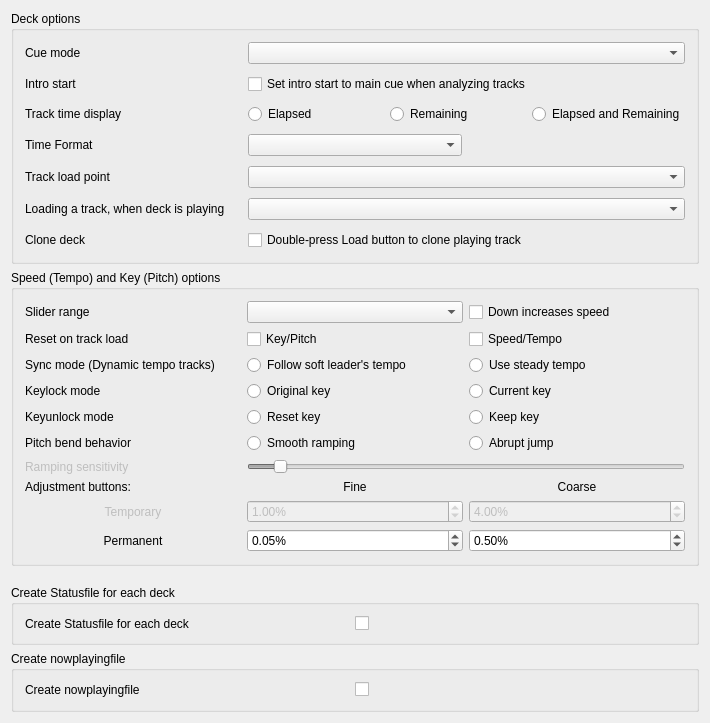
<?xml version="1.0" encoding="UTF-8"?>
<ui version="4.0">
 <class>DlgPrefDeckDlg</class>
 <widget class="QWidget" name="DlgPrefDeckDlg">
  <property name="geometry">
   <rect>
    <x>0</x>
    <y>0</y>
    <width>710</width>
    <height>723</height>
   </rect>
  </property>
  <property name="windowTitle">
   <string>Deck Preferences</string>
  </property>
  <layout class="QGridLayout" name="gridLayout_3">
   <item row="0" column="0">
    <widget class="QGroupBox" name="groupBoxDeckOptions">
     <property name="title">
      <string>Deck options</string>
     </property>
     <layout class="QGridLayout" name="GridLayout1">
      <property name="spacing">
       <number>10</number>
      </property>
      <item row="5" column="0">
       <widget class="QLabel" name="labelLoadWhenDeckPlaying">
        <property name="text">
         <string>Loading a track, when deck is playing</string>
        </property>
        <property name="buddy">
         <cstring>comboBoxLoadWhenDeckPlaying</cstring>
        </property>
       </widget>
      </item>
      <item row="0" column="0">
       <widget class="QLabel" name="labelCueMode">
        <property name="text">
         <string>Cue mode</string>
        </property>
        <property name="openExternalLinks">
         <bool>true</bool>
        </property>
        <property name="buddy">
         <cstring>ComboBoxCueMode</cstring>
        </property>
       </widget>
      </item>
      <item row="4" column="1" colspan="2">
       <widget class="QComboBox" name="comboBoxLoadPoint"/>
      </item>
      <item row="1" column="1" colspan="2">
       <widget class="QCheckBox" name="checkBoxIntroStartMove">
        <property name="toolTip">
         <string>When the analyzer places the intro start point automatically,
it will place it at the main cue point if the main cue point has been set previously.
This may be helpful for upgrading to Mixxx 2.3 from earlier versions.

If this option is disabled, the intro start point is automatically placed at the first sound.</string>
        </property>
        <property name="text">
         <string>Set intro start to main cue when analyzing tracks</string>
        </property>
       </widget>
      </item>
      <item row="1" column="0">
       <widget class="QLabel" name="labelIntroStartMove">
        <property name="text">
         <string>Intro start</string>
        </property>
        <property name="buddy">
         <cstring>ComboBoxCueMode</cstring>
        </property>
       </widget>
      </item>
      <item row="0" column="1" colspan="2">
       <widget class="QComboBox" name="ComboBoxCueMode">
        <property name="toolTip">
         <string>Mixxx mode:
- Cue button while pause at cue point = preview
- Cue button while pause not at cue point = set cue point
- Cue button while playing = pause at cue point
Mixxx mode (no blinking):
- Same as Mixxx mode but with no blinking indicators
Pioneer mode:
- Same as Mixxx mode with a flashing play button
Denon mode:
- Cue button at cue point = preview
- Cue button not at cue point = pause at cue point
- Play = set cue point
Numark mode:
- Same as Denon mode, but without a flashing play button
CUP mode:
- Cue button while pause at cue point = play after release
- Cue button while pause not at cue point = set cue point and play after release
- Cue button while playing = go to cue point and play after release
</string>
        </property>
       </widget>
      </item>
      <item row="6" column="0">
       <widget class="QLabel" name="labelCloneDeckOnLoadDoubleTap">
        <property name="text">
         <string>Clone deck</string>
        </property>
        <property name="buddy">
         <cstring>checkBoxCloneDeckOnLoadDoubleTap</cstring>
        </property>
       </widget>
      </item>
      <item row="3" column="0">
       <widget class="QLabel" name="labelTimeDisplay">
        <property name="text">
         <string>Time Format</string>
        </property>
       </widget>
      </item>
      <item row="3" column="1">
       <widget class="QComboBox" name="comboBoxTimeFormat"/>
      </item>
      <item row="4" column="0">
       <widget class="QLabel" name="labelLoadPoint">
        <property name="text">
         <string>Track load point</string>
        </property>
       </widget>
      </item>
      <item row="2" column="0">
       <widget class="QLabel" name="labelPositionDisplay">
        <property name="enabled">
         <bool>true</bool>
        </property>
        <property name="font">
         <font/>
        </property>
        <property name="text">
         <string>Track time display</string>
        </property>
        <property name="wordWrap">
         <bool>false</bool>
        </property>
        <property name="buddy">
         <cstring>radioButtonElapsed</cstring>
        </property>
       </widget>
      </item>
      <item row="5" column="1" colspan="2">
       <widget class="QComboBox" name="comboBoxLoadWhenDeckPlaying"/>
      </item>
      <item row="2" column="1" colspan="2">
       <layout class="QHBoxLayout" name="horizontalLayout">
        <item>
         <widget class="QRadioButton" name="radioButtonElapsed">
          <property name="text">
           <string>Elapsed</string>
          </property>
          <attribute name="buttonGroup">
           <string notr="true">buttonGroupTrackTime</string>
          </attribute>
         </widget>
        </item>
        <item>
         <widget class="QRadioButton" name="radioButtonRemaining">
          <property name="text">
           <string>Remaining</string>
          </property>
          <attribute name="buttonGroup">
           <string notr="true">buttonGroupTrackTime</string>
          </attribute>
         </widget>
        </item>
        <item>
         <widget class="QRadioButton" name="radioButtonElapsedAndRemaining">
          <property name="text">
           <string>Elapsed and Remaining</string>
          </property>
          <attribute name="buttonGroup">
           <string notr="true">buttonGroupTrackTime</string>
          </attribute>
         </widget>
        </item>
       </layout>
      </item>
      <item row="6" column="1" colspan="2">
       <widget class="QCheckBox" name="checkBoxCloneDeckOnLoadDoubleTap">
        <property name="toolTip">
         <string>Create a playing clone of the first playing deck by double-tapping a Load button on a controller or keyboard.
You can always drag-and-drop tracks on screen to clone a deck.</string>
        </property>
        <property name="text">
         <string>Double-press Load button to clone playing track</string>
        </property>
       </widget>
      </item>
     </layout>
    </widget>
   </item>
   <item row="1" column="0">
    <widget class="QGroupBox" name="groupBoxSpeedPitchOptions">
     <property name="title">
      <string>Speed (Tempo) and Key (Pitch) options</string>
     </property>
     <layout class="QGridLayout" name="gridLayout_7">
      <item row="0" column="0">
       <layout class="QGridLayout" name="GridLayoutSpeedOptions">
        <item row="11" column="2">
         <widget class="QDoubleSpinBox" name="spinBoxPermanentRateCoarse">
          <property name="toolTip">
           <string>Permanent rate change when left-clicking</string>
          </property>
          <property name="accelerated">
           <bool>true</bool>
          </property>
          <property name="suffix">
           <string>%</string>
          </property>
          <property name="decimals">
           <number>2</number>
          </property>
          <property name="minimum">
           <double>0.010000000000000</double>
          </property>
          <property name="maximum">
           <double>10.000000000000000</double>
          </property>
          <property name="singleStep">
           <double>0.010000000000000</double>
          </property>
          <property name="value">
           <double>0.500000000000000</double>
          </property>
         </widget>
        </item>
        <item row="11" column="1">
         <widget class="QDoubleSpinBox" name="spinBoxPermanentRateFine">
          <property name="toolTip">
           <string>Permanent rate change when right-clicking</string>
          </property>
          <property name="accelerated">
           <bool>true</bool>
          </property>
          <property name="suffix">
           <string>%</string>
          </property>
          <property name="decimals">
           <number>2</number>
          </property>
          <property name="minimum">
           <double>0.010000000000000</double>
          </property>
          <property name="maximum">
           <double>10.000000000000000</double>
          </property>
          <property name="singleStep">
           <double>0.010000000000000</double>
          </property>
          <property name="value">
           <double>0.050000000000000</double>
          </property>
         </widget>
        </item>
        <item row="1" column="0">
         <widget class="QLabel" name="labelSpeedPitchReset">
          <property name="text">
           <string>Reset on track load</string>
          </property>
          <property name="buddy">
           <cstring>checkBoxResetPitch</cstring>
          </property>
         </widget>
        </item>
        <item row="3" column="2">
         <widget class="QRadioButton" name="radioButtonCurrentKey">
          <property name="text">
           <string>Current key</string>
          </property>
          <attribute name="buttonGroup">
           <string notr="true">buttonGroupKeyLockMode</string>
          </attribute>
         </widget>
        </item>
        <item row="10" column="1">
         <widget class="QDoubleSpinBox" name="spinBoxTemporaryRateFine">
          <property name="enabled">
           <bool>false</bool>
          </property>
          <property name="toolTip">
           <string>Temporary rate change when right-clicking</string>
          </property>
          <property name="accelerated">
           <bool>true</bool>
          </property>
          <property name="suffix">
           <string>%</string>
          </property>
          <property name="decimals">
           <number>2</number>
          </property>
          <property name="minimum">
           <double>0.010000000000000</double>
          </property>
          <property name="maximum">
           <double>10.000000000000000</double>
          </property>
          <property name="singleStep">
           <double>0.010000000000000</double>
          </property>
          <property name="value">
           <double>1.000000000000000</double>
          </property>
         </widget>
        </item>
        <item row="11" column="0">
         <widget class="QLabel" name="labelSpeedPermanent">
          <property name="text">
           <string>Permanent</string>
          </property>
          <property name="alignment">
           <set>Qt::AlignCenter</set>
          </property>
         </widget>
        </item>
        <item row="7" column="1" colspan="2">
         <widget class="QSlider" name="SliderRateRampSensitivity">
          <property name="enabled">
           <bool>false</bool>
          </property>
          <property name="minimum">
           <number>100</number>
          </property>
          <property name="maximum">
           <number>2500</number>
          </property>
          <property name="singleStep">
           <number>50</number>
          </property>
          <property name="value">
           <number>250</number>
          </property>
          <property name="orientation">
           <enum>Qt::Horizontal</enum>
          </property>
         </widget>
        </item>
        <item row="10" column="0">
         <widget class="QLabel" name="labelSpeedTemporary">
          <property name="enabled">
           <bool>false</bool>
          </property>
          <property name="text">
           <string>Temporary</string>
          </property>
          <property name="alignment">
           <set>Qt::AlignCenter</set>
          </property>
         </widget>
        </item>
        <item row="2" column="0">
         <widget class="QLabel" name="labelSyncMode">
          <property name="text">
           <string>Sync mode (Dynamic tempo tracks)</string>
          </property>
          <property name="openExternalLinks">
           <bool>true</bool>
          </property>
         </widget>
        </item>
        <item row="3" column="0">
         <widget class="QLabel" name="labelKeylockMode">
          <property name="text">
           <string>Keylock mode</string>
          </property>
          <property name="buddy">
           <cstring>radioButtonOriginalKey</cstring>
          </property>
         </widget>
        </item>
        <item row="7" column="0">
         <widget class="QLabel" name="labelSpeedRampSensitivity">
          <property name="enabled">
           <bool>false</bool>
          </property>
          <property name="text">
           <string>Ramping sensitivity</string>
          </property>
          <property name="buddy">
           <cstring>SliderRateRampSensitivity</cstring>
          </property>
         </widget>
        </item>
        <item row="6" column="0">
         <widget class="QLabel" name="labelSpeedBendBehavior">
          <property name="text">
           <string>Pitch bend behavior</string>
          </property>
          <property name="buddy">
           <cstring>radioButtonRateRampModeStepping</cstring>
          </property>
         </widget>
        </item>
        <item row="3" column="1">
         <widget class="QRadioButton" name="radioButtonOriginalKey">
          <property name="text">
           <string>Original key</string>
          </property>
          <attribute name="buttonGroup">
           <string notr="true">buttonGroupKeyLockMode</string>
          </attribute>
         </widget>
        </item>
        <item row="10" column="2">
         <widget class="QDoubleSpinBox" name="spinBoxTemporaryRateCoarse">
          <property name="enabled">
           <bool>false</bool>
          </property>
          <property name="toolTip">
           <string>Temporary rate change when left-clicking</string>
          </property>
          <property name="accelerated">
           <bool>true</bool>
          </property>
          <property name="suffix">
           <string>%</string>
          </property>
          <property name="decimals">
           <number>2</number>
          </property>
          <property name="minimum">
           <double>0.010000000000000</double>
          </property>
          <property name="maximum">
           <double>10.000000000000000</double>
          </property>
          <property name="singleStep">
           <double>0.010000000000000</double>
          </property>
          <property name="value">
           <double>4.000000000000000</double>
          </property>
         </widget>
        </item>
        <item row="1" column="2">
         <widget class="QCheckBox" name="checkBoxResetSpeed">
          <property name="text">
           <string>Speed/Tempo</string>
          </property>
         </widget>
        </item>
        <item row="1" column="1">
         <widget class="QCheckBox" name="checkBoxResetPitch">
          <property name="text">
           <string>Key/Pitch</string>
          </property>
         </widget>
        </item>
        <item row="9" column="0">
         <widget class="QLabel" name="labelSpeedAdjustment">
          <property name="text">
           <string>Adjustment buttons:</string>
          </property>
         </widget>
        </item>
        <item row="2" column="1">
         <widget class="QRadioButton" name="radioButtonSoftLeader">
          <property name="toolTip">
           <string>Apply tempo changes from a soft-leading track (usually the leaving track in a transition) to the follower tracks. After the transition, the follower track will continue with the previous leader's very last tempo. Changes from explicit selected leaders are always applied.</string>
          </property>
          <property name="text">
           <string>Follow soft leader's tempo</string>
          </property>
          <attribute name="buttonGroup">
           <string notr="true">buttonGroupSyncMode</string>
          </attribute>
         </widget>
        </item>
        <item row="9" column="2">
         <widget class="QLabel" name="labelSpeedCoarse">
          <property name="enabled">
           <bool>true</bool>
          </property>
          <property name="font">
           <font/>
          </property>
          <property name="toolTip">
           <string/>
          </property>
          <property name="text">
           <string>Coarse</string>
          </property>
          <property name="alignment">
           <set>Qt::AlignCenter</set>
          </property>
          <property name="wordWrap">
           <bool>false</bool>
          </property>
          <property name="buddy">
           <cstring>spinBoxPermanentRateCoarse</cstring>
          </property>
         </widget>
        </item>
        <item row="9" column="1">
         <widget class="QLabel" name="labelSpeedFine">
          <property name="enabled">
           <bool>true</bool>
          </property>
          <property name="font">
           <font/>
          </property>
          <property name="toolTip">
           <string/>
          </property>
          <property name="text">
           <string>Fine</string>
          </property>
          <property name="alignment">
           <set>Qt::AlignCenter</set>
          </property>
          <property name="wordWrap">
           <bool>false</bool>
          </property>
          <property name="buddy">
           <cstring>spinBoxPermanentRateFine</cstring>
          </property>
         </widget>
        </item>
        <item row="0" column="2">
         <widget class="QCheckBox" name="checkBoxInvertSpeedSlider">
          <property name="toolTip">
           <string>Make the speed sliders work like those on DJ turntables and CDJs where moving downward increases the speed</string>
          </property>
          <property name="text">
           <string>Down increases speed</string>
          </property>
         </widget>
        </item>
        <item row="0" column="0">
         <widget class="QLabel" name="labelSpeedSliderrange">
          <property name="enabled">
           <bool>true</bool>
          </property>
          <property name="font">
           <font/>
          </property>
          <property name="text">
           <string>Slider range</string>
          </property>
          <property name="wordWrap">
           <bool>false</bool>
          </property>
          <property name="buddy">
           <cstring>ComboBoxRateRange</cstring>
          </property>
         </widget>
        </item>
        <item row="0" column="1">
         <widget class="QComboBox" name="ComboBoxRateRange">
          <property name="font">
           <font/>
          </property>
          <property name="toolTip">
           <string>Adjusts the range of the speed (Vinyl &quot;Pitch&quot;) slider.</string>
          </property>
         </widget>
        </item>
        <item row="6" column="2">
         <widget class="QRadioButton" name="radioButtonRateRampModeStepping">
          <property name="text">
           <string>Abrupt jump</string>
          </property>
          <attribute name="buttonGroup">
           <string notr="true">buttonGroupSpeedBendBehavior</string>
          </attribute>
         </widget>
        </item>
        <item row="6" column="1">
         <widget class="QRadioButton" name="radioButtonRateRampModeLinear">
          <property name="toolTip">
           <string>Smoothly adjusts deck speed when temporary change buttons are held down</string>
          </property>
          <property name="text">
           <string>Smooth ramping</string>
          </property>
          <attribute name="buttonGroup">
           <string notr="true">buttonGroupSpeedBendBehavior</string>
          </attribute>
         </widget>
        </item>
        <item row="4" column="0">
         <widget class="QLabel" name="labelKeyunlockMode">
          <property name="text">
           <string>Keyunlock mode</string>
          </property>
         </widget>
        </item>
        <item row="4" column="1">
         <widget class="QRadioButton" name="radioButtonResetUnlockedKey">
          <property name="text">
           <string>Reset key</string>
          </property>
          <attribute name="buttonGroup">
           <string notr="true">buttonGroupKeyUnlockMode</string>
          </attribute>
         </widget>
        </item>
        <item row="4" column="2">
         <widget class="QRadioButton" name="radioButtonKeepUnlockedKey">
          <property name="text">
           <string>Keep key</string>
          </property>
          <attribute name="buttonGroup">
           <string notr="true">buttonGroupKeyUnlockMode</string>
          </attribute>
         </widget>
        </item>
        <item row="2" column="2">
         <widget class="QRadioButton" name="radioButtonLockBpm">
          <property name="toolTip">
           <string>The tempo of a previous soft leader track at the beginning of the transition is kept steady. After the transition, the follower track will maintain this original tempo. This technique serves as a workaround to avoid dynamic tempo changes, as seen during the outro of rubato-style tracks. For instance, it prevents the follower track from continuing with a slowed-down tempo of the soft leader. This corresponds to the behavior before Mixxx 2.4. Changes from explicit selected leaders are always applied.</string>
          </property>
          <property name="text">
           <string>Use steady tempo</string>
          </property>
          <attribute name="buttonGroup">
           <string notr="true">buttonGroupSyncMode</string>
          </attribute>
         </widget>
        </item>
        <item row="5" column="0">
         <spacer name="verticalSpacer1">
          <property name="orientation">
           <enum>Qt::Vertical</enum>
          </property>
          <property name="sizeHint" stdset="0">
           <size>
            <width>20</width>
            <height>15</height>
           </size>
          </property>
         </spacer>
        </item>
       </layout>
      </item>
     </layout>
    </widget>
   </item>
<item row="12" column="0">
    <widget class="QGroupBox" name="CreateStatusFiles">
      <property name="title">
       <string>Create Statusfile for each deck</string>
      </property>
      <property name="alignment">
       <set>Qt::AlignLeading|Qt::AlignLeft|Qt::AlignTop</set>
      </property>
      <layout class="QGridLayout" name="CreateStatusFilesLayout">

        <item row="0" column="0">
          <widget class="QLabel" name="CreateStatusFilesLabel">
            <property name="sizePolicy">
              <sizepolicy hsizetype="Minimum" vsizetype="Preferred">
                <horstretch>0</horstretch>
                <verstretch>0</verstretch>
              </sizepolicy>
            </property>            
            <property name="text">
              <string>Create Statusfile for each deck</string>
            </property>
            <property name="buddy">
              <cstring>Create Statusfile for each deck</cstring>
            </property>
          </widget>
        </item>

        <item row="0" column="1">
          <widget class="QCheckBox" name="CreateStatusFilesCheckBox">
            <property name="toolTip">
         <string>Statusfile:
If checked, a Statusfile will be created in map with the custom controllermappings. 
A statusfile is a javascriptfile that contains
- Track-Artist
- Track-Title
- Time
The Artist and Title can be used for display on the controller-screen.
The time-field can be used in case you want to control 4 decks with a 2 deck-
controller. Mixxx reloads the controller mapping each time something changes.
When a new track is loaded and statusfiles are written, the decks switch to 1 and 2.
With the time field you can set the focus on the last manipulated decjk (1-2 and 3-4).

So if you ejected a track in deck 4, the focus can stay on deck 4 to load another track.
The statusfiles need to be included in the header of the xml-file.

Statusfiles are named:
Status[ChannelX].js, Status[ChannelY].js ... 
Status[SamplerX].js, Status[SamplerY].js ...

The contents:
var TrackDeckX = { 
Artist : "trackartist",
Title : "tracktitle",
Time : "12:52:44",
};

In the beginning of the controller.js file you can load the contents of the Statusfiles
in a arrays to use them for displaying.

             </string>			
            </property>
          </widget>
        </item>

        <item row="0" column="2">
          <spacer name="horizontalSpacerstatusfiles">
            <property name="orientation">
              <enum>Qt::Horizontal</enum>
            </property>
            <property name="sizePolicy">
              <sizepolicy hsizetype="Expanding" vsizetype="Minimum">
                <horstretch>1</horstretch>
                <verstretch>0</verstretch>
              </sizepolicy>
            </property>
          </spacer>
        </item>  
      </layout>
    </widget>
   </item>
  <item row="13" column="0">
    <widget class="QGroupBox" name="CreateNowPlayingFile">
      <property name="title">
       <string>Create nowplayingfile</string>
      </property>
      <property name="alignment">
       <set>Qt::AlignLeading|Qt::AlignLeft|Qt::AlignTop</set>
      </property>
      <layout class="QGridLayout" name="CreateNowPlayingFileLayout">
        <item row="0" column="0">
          <widget class="QLabel" name="CreateNowPlayingFileLabel">
            <property name="sizePolicy">
              <sizepolicy hsizetype="Minimum" vsizetype="Preferred">
                <horstretch>0</horstretch>
                <verstretch>0</verstretch>
              </sizepolicy>
            </property>            
            <property name="text">
              <string>Create nowplayingfile</string>
            </property>
            <property name="buddy">
              <cstring>Create nowplayingfile</cstring>
            </property>
          </widget>
        </item>
        <item row="0" column="1">
          <widget class="QCheckBox" name="CreateNowPlayingFileCheckBox">
            <property name="toolTip">
              <string>
If checked a NowPlaying.txt file will be created in the settingsdir, containing trackartist-tracktitle.
This is the same string that occurs as title in the Mixxx-window.</string>
            </property>
          </widget>
        </item>
        <item row="3" column="2">
          <spacer name="horizontalSpacerNowPlaying">
            <property name="orientation">
              <enum>Qt::Horizontal</enum>
            </property>
            <property name="sizePolicy">
              <sizepolicy hsizetype="Expanding" vsizetype="Minimum">
                <horstretch>1</horstretch>
                <verstretch>0</verstretch>
              </sizepolicy>
            </property>
          </spacer>
        </item>
      </layout>
    </widget>
   </item>   
   <item row="2" column="0">
    <spacer name="verticalSpacer2">
     <property name="orientation">
      <enum>Qt::Vertical</enum>
     </property>
     <property name="sizeHint" stdset="0">
      <size>
       <width>20</width>
       <height>40</height>
      </size>
     </property>
    </spacer>
   </item>
  </layout>
 </widget>
 <layoutdefault spacing="6" margin="11"/>
 <tabstops>
  <tabstop>ComboBoxCueMode</tabstop>
  <tabstop>checkBoxIntroStartMove</tabstop>
  <tabstop>radioButtonElapsed</tabstop>
  <tabstop>radioButtonRemaining</tabstop>
  <tabstop>radioButtonElapsedAndRemaining</tabstop>
  <tabstop>comboBoxTimeFormat</tabstop>
  <tabstop>comboBoxLoadPoint</tabstop>
  <tabstop>comboBoxLoadWhenDeckPlaying</tabstop>
  <tabstop>checkBoxCloneDeckOnLoadDoubleTap</tabstop>
  <tabstop>ComboBoxRateRange</tabstop>
  <tabstop>checkBoxInvertSpeedSlider</tabstop>
  <tabstop>checkBoxResetPitch</tabstop>
  <tabstop>checkBoxResetSpeed</tabstop>
  <tabstop>radioButtonSoftLeader</tabstop>
  <tabstop>radioButtonOriginalKey</tabstop>
  <tabstop>radioButtonCurrentKey</tabstop>
  <tabstop>radioButtonResetUnlockedKey</tabstop>
  <tabstop>radioButtonKeepUnlockedKey</tabstop>
  <tabstop>radioButtonRateRampModeLinear</tabstop>
  <tabstop>radioButtonRateRampModeStepping</tabstop>
  <tabstop>SliderRateRampSensitivity</tabstop>
  <tabstop>spinBoxTemporaryRateFine</tabstop>
  <tabstop>spinBoxTemporaryRateCoarse</tabstop>
  <tabstop>spinBoxPermanentRateFine</tabstop>
  <tabstop>spinBoxPermanentRateCoarse</tabstop>
 </tabstops>
 <resources/>
 <buttongroups>
  <buttongroup name="buttonGroupTrackTime"/>
  <buttongroup name="buttonGroupKeyUnlockMode"/>
  <buttongroup name="buttonGroupKeyLockMode"/>
  <buttongroup name="buttonGroupSpeedBendBehavior"/>
  <buttongroup name="buttonGroupSyncMode"/>
 </buttongroups>
</ui>
